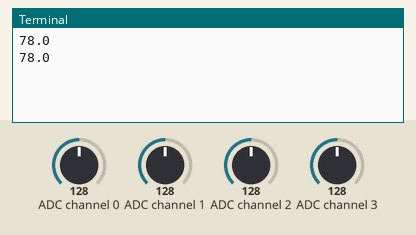
Bench run of a program on a simulated Raspberry Pi (BCM pin numbers). Parts: the last lines printed to the terminal. Inputs (shaded band) come from the test bench; at power-on: ADC channel 2 = 128, ADC channel 0 = 128, ADC channel 1 = 128, ADC channel 3 = 128 (analog values on the 0–255 scale).

Above: at 1.2 s.
1.3 s: ADC channel 2 set to 178
At 2.6 s:
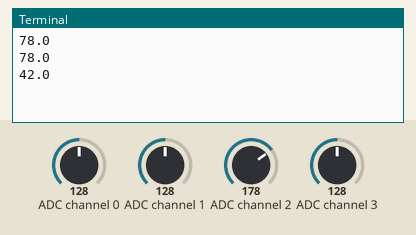
2.8 s: ADC channel 2 set to 247
At 3.5 s:
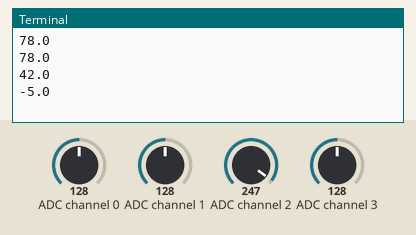
Timing chart, 0 to 5.8 s (numbered marks = the images above; inputs shaded):
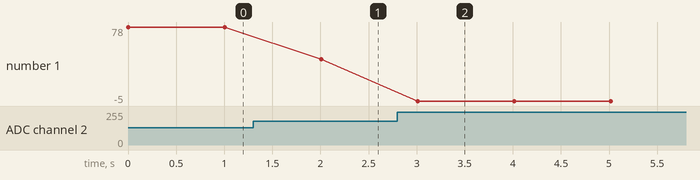

The program:

humidity.py
```python
#   Read ADC/DAC i2c module, with PCF8591.
#   Capacitive humidity sensor connected to adc channel 2.
#   Humidity sensor voltage at 100% humidity - 1.1V,
#   voltage at room humidity - 2.9V.

from smbus2 import SMBus, i2c_msg
import time

SECONDS = 240
CHANNELS_ADC = 4

i2c = SMBus(1) # open i2c bus

adc = [0, 0, 0, 0]
adc_f = [0, 0, 0, 0]

for s in range(SECONDS):
    string = ""
    string_f = ""

    register_control = 0b01000000 # PCF8591 control register value. ADC enabled, four single ended channels.

    for ch in range(CHANNELS_ADC):
        msg_tx = i2c_msg.write(0x48, [register_control])
        i2c.i2c_rdwr(msg_tx)

        msg_rx = i2c_msg.read(0x48, 1)
        i2c.i2c_rdwr(msg_rx)
        i2c.i2c_rdwr(msg_rx) #  Sample is ready only on second read

        adc[ch] = msg_rx.buf[0]
        adc_f[ch] = round(int.from_bytes(adc[ch], byteorder='little') / 256 * 100, 0)

        string = string + "ch" + str(ch) + " = " + str(adc[ch]) + "; "
        string_f = string_f + "ch" + str(ch) + " = " + str(adc_f[ch]) + "; "

        register_control += 1

    # print(string)
    # print(string_f)
    result = round(100 - (adc_f[2] * 1.8 - 68), 0) #    Humidity in %
    print(str(result))

    time.sleep(1)
```

Measured:
- after the input at 1.3 s, the terminal: prints a new line after 0.71 s (image 1)
- after the input at 2.8 s, the terminal: prints a new line after 0.21 s (image 2)
- plotted number 1: 78 → 42 after the input at 1.3 s, 42 → -5 after the input at 2.8 s
